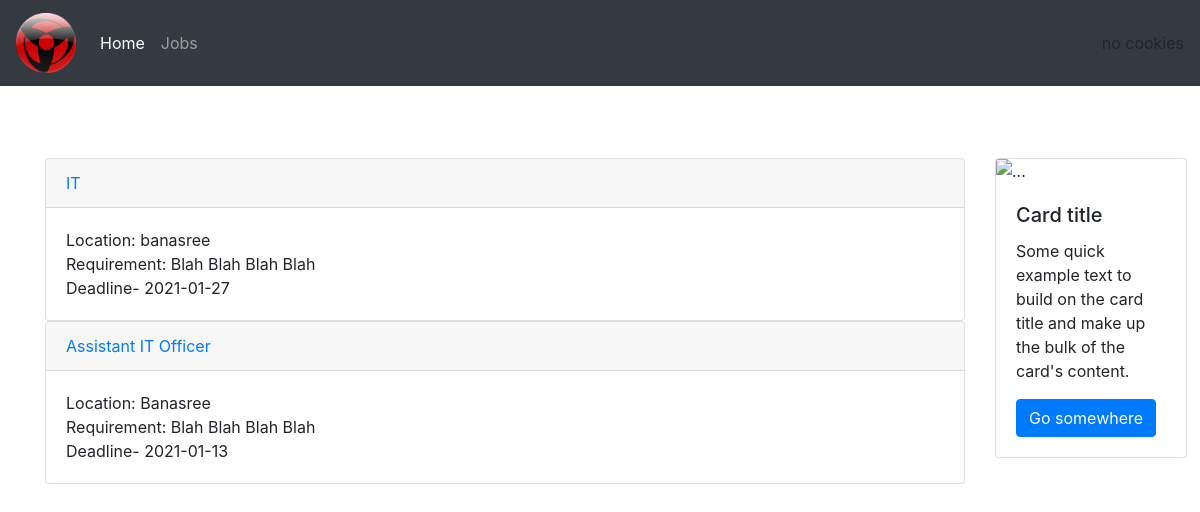
The app's page /afcat/it.php with its own data.
### tables this page shows
CREATE TABLE `job` (
  `job_id` int(255) NOT NULL,
  `job_title` varchar(40) NOT NULL,
  `job_description` varchar(100) NOT NULL,
  `job_requirement` varchar(100) NOT NULL,
  `job_deadline` date NOT NULL,
  `catagory` varchar(20) NOT NULL,
  `state` varchar(20) NOT NULL,
  `cmp_name` varchar(20) NOT NULL,
  `cmp_type` varchar(20) NOT NULL,
  `job_location` varchar(100) NOT NULL,
  `salary` varchar(20) NOT NULL,
  `vacancy` varchar(20) NOT NULL,
  `employee_emp_email` varchar(100) NOT NULL
);

### afcat/it.php (the view, shortened to what this page needs)
<?php
include "../db_con.php";
?>
<!DOCTYPE html>
<html>
<head>
    <link rel="stylesheet" href="../design/bootstrap.min.css">
</head>
<body>
    <nav class="navbar navbar-expand-lg navbar-dark bg-dark">
        <a class="navbar-brand" href="#"><img src="../pic/look-1.png" alt="logo" width="60" height="60"></a>
        <div class="collapse navbar-collapse" id="navbarSupportedContent">
            <ul class="navbar-nav mr-auto">
                <li class="nav-item active">
                    <a class="nav-link" href="../home-logged.php">Home <span class="sr-only">(current)</span></a>
                </li>
                <li class="nav-item">
                    <a class="nav-link" href="../after-signup/home-logged-job.php">Jobs</a>
                </li>
            </ul>
            <ul class="navbar-nav justify-content-end" >
                <li class="nav-item dropdown">
                    <?php
                    if(count($_SESSION) > 0) {
                        echo '<a class="nav-link dropdown-toggle log" href="#" id="navbarDropdown" role="button" data-toggle="dropdown"
                        aria-haspopup="true" aria-expanded="false">'.$_SESSION['user_name'].'</a>';
                        }
                    else {
                        $cookie_name = 'username';
                        if(isset($_COOKIE[$cookie_name])) {
                            echo '<a class="nav-link dropdown-toggle log" href="#" id="navbarDropdown" role="button" data-toggle="dropdown"
                            aria-haspopup="true" aria-expanded="false">'.$_COOKIE[$cookie_name].'</a>';
                        }else{
                            echo 'no cookies';
                        }
                    }
                    ?>
                </li>
    </nav>
    <br> <br> <br>
    <div class="container">
        <div class="row">
            <div class="col-md-10 block">
            <?php
                $sql= "select * from job where catagory= 'it' order by job_id desc";
                $isql= $con->query($sql);
                if($isql->num_rows>0){
                    while($row = $isql->fetch_assoc()) {
                    ?>
                        <div class="card">
                            <div class="card-header">
                            <?php $job_id = $row["job_id"]; ?>
                                <a href="../after-signup/view-job2.php?var=<?php echo $job_id;?>"> <?php echo $row["job_title"] ?> </a>
                            </div>
                            <div class="card-body">
                                <?php echo "Location: ".$row["job_location"] ?> <br>
                                <?php echo "Requirement: ".$row["job_requirement"] ?> <br>
                                <?php echo "Deadline- ".$row["job_deadline"] ?> <br>
                            </div>
                        </div>
                    <?php
                    }
                }
            ?>
            </div>
            <div class="col-md-2">
                <div class="card" style="width: 12rem;">
                    <img src="..." class="card-img-top" alt="...">
                    <div class="card-body">
                        <h5 class="card-title">Card title</h5>
                        <p class="card-text">Some quick example text to build on the card title and make up the bulk of the card's content.</p>
                        <a href="#" class="btn btn-primary">Go somewhere</a>
                    </div>
                </div>
            </div>
        </div>
    </div>
</body>
</html>

### records on screen
job: job_title "IT", job_location "banasree", job_requirement "Blah Blah Blah Blah", job_deadline "2021-01-27"
job: job_title "Assistant IT Officer", job_location "Banasree", job_requirement "Blah Blah Blah Blah", job_deadline "2021-01-13"
